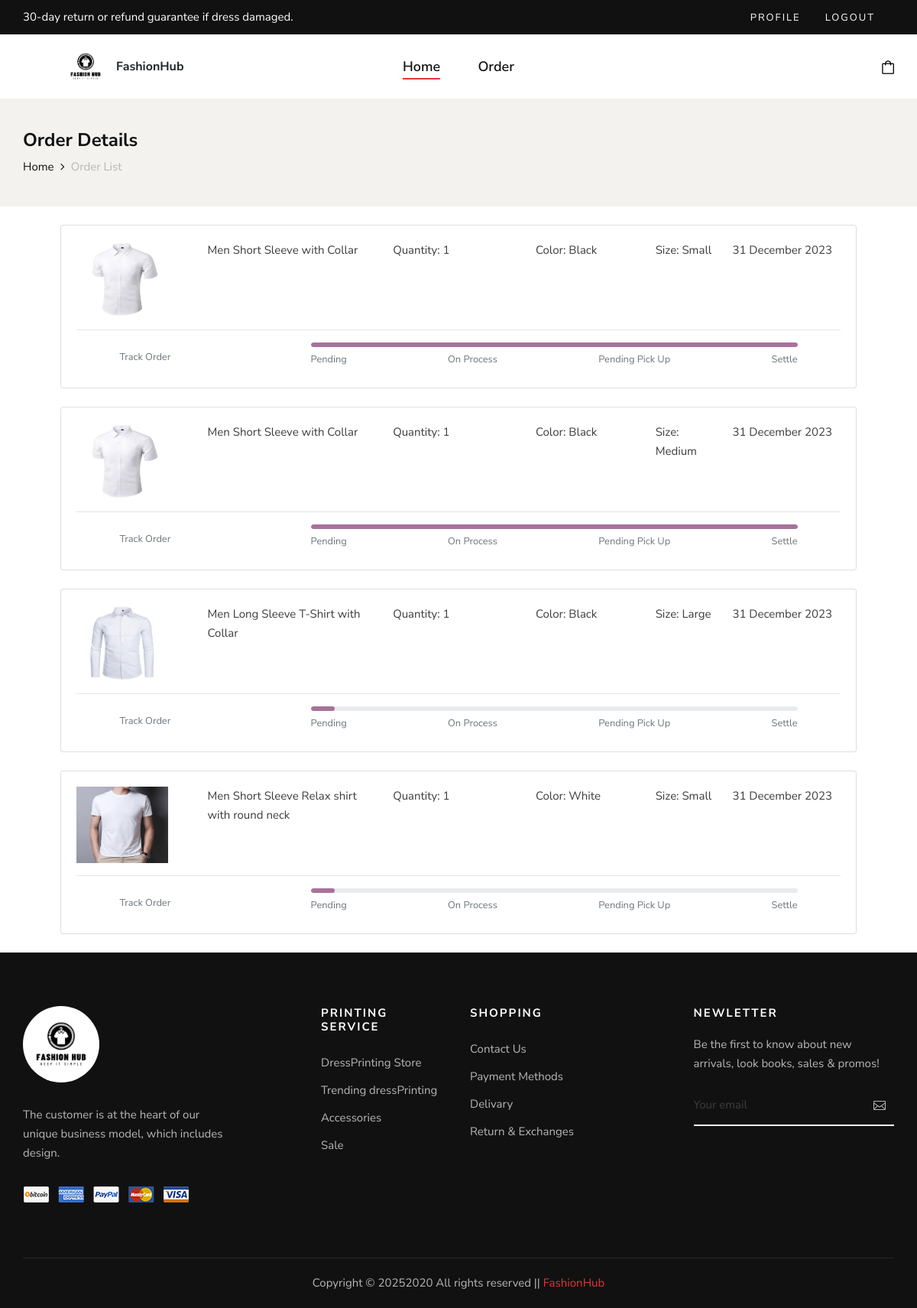
The app's page /user/order_list.php (signed in) with its own data.
### tables this page shows
CREATE TABLE IF NOT EXISTS `order` (
  `id` bigint(20) NOT NULL AUTO_INCREMENT,
  `user_id` int(11) DEFAULT NULL,
  `order_date` varchar(50) DEFAULT NULL,
  `size` varchar(1000) DEFAULT NULL,
  `price` varchar(50) DEFAULT NULL,
  `product_id` int(11) DEFAULT NULL,
  `color` varchar(50) DEFAULT NULL,
  `prd_design` varchar(255) DEFAULT NULL,
  `qty` varchar(255) DEFAULT NULL,
  `status` varchar(50) DEFAULT 'Pending',
  PRIMARY KEY (`id`)
);

CREATE TABLE IF NOT EXISTS `product` (
  `id` bigint(20) unsigned NOT NULL AUTO_INCREMENT,
  `prd_name` varchar(255) DEFAULT NULL,
  `prd_quantity` int(100) unsigned NOT NULL DEFAULT '0',
  `prd_price` varchar(50) DEFAULT NULL,
  `img` varchar(225) DEFAULT NULL,
  `category` varchar(50) DEFAULT NULL,
  `brand` varchar(255) DEFAULT NULL,
  `size` varchar(1000) DEFAULT 's',
  `material` varchar(255) DEFAULT NULL,
  `description` varchar(500) DEFAULT NULL,
  PRIMARY KEY (`id`)
);

### user/controller.php (called while the page is built, shortened)
<?php
function show($id){
    Global $conn;
    $sql = "SELECT * FROM product WHERE id = $id";
    $stmt = mysqli_stmt_init($conn);
    if(!mysqli_stmt_prepare($stmt,$sql)){
        header("Location: product.php?error=sql");
        exit();
    }else{
        mysqli_stmt_execute($stmt);
        $result = mysqli_stmt_get_result($stmt);
        $show = mysqli_fetch_assoc($result);
    }
    return $show;
}
function order($id){
    Global $conn;
    $sql = "SELECT * from `order` WHERE user_id = $id";
    $stmt = mysqli_stmt_init($conn);
    if(!mysqli_stmt_prepare($stmt, $sql)){
        header("Location: index.php?error=sqlerror");
        exit();
    }
    mysqli_stmt_execute($stmt);
    $result = mysqli_stmt_get_result($stmt);
    return $result;
}

### user/order_list.php (the view, shortened to what this page needs)
<?php require ('../sesion.php');  ?>
<?php include '../db.php'; ?>
<!DOCTYPE html>
<html lang="en">
<head>
    <link rel="stylesheet" href="../css/bootstrap.min.css" type="text/css">
    <link rel="stylesheet" href="../css/font-awesome.min.css" type="text/css">
    <link rel="stylesheet" href="../css/elegant-icons.css" type="text/css">
    <link rel="stylesheet" href="../css/magnific-popup.css" type="text/css">
    <link rel="stylesheet" href="../css/nice-select.css" type="text/css">
    <link rel="stylesheet" href="../css/owl.carousel.min.css" type="text/css">
    <link rel="stylesheet" href="../css/slicknav.min.css" type="text/css">
    <link rel="stylesheet" href="../css/style.css" type="text/css">
</head>
<body>
    <?php require 'controller.php' ?>
    <section class="breadcrumb-option">
        <div class="container">
            <div class="row">
                <div class="col-lg-12">
                    <div class="breadcrumb__text">
                        <h4>Order Details</h4>
                        <div class="breadcrumb__links">
                            <a href="../index.php">Home</a>
                            <span>Order List</span>
                        </div>
                    </div>
                </div>
            </div>
        </div>
    </section>
    <div class="container mt-4">
        <?php
         $data = order($_SESSION['id']);
        foreach ($data as $key => $val) {
            $product = show($val['product_id']);
       ?>
        <div class="row mb-4 mt-2">
            <div class="col-11 m-auto" >
                <div class="card">
                    <div class="card-body">
                    <div class="row">
                            <div class="col-md-2">
                                <img height="100px" width="120px" style="object-fit:fill" src="http://localhost/dressPrinting/admin/img/product_image/<?php echo $product['img']?>" alt="product image">
                            </div>
                            <div class="col-md-3">
                                <p><?php echo $product['prd_name'] ?></p>
                            </div>
                            <div class="col-md-2 pl-0 pr-0">
                                <p>Quantity: <?php echo $val['qty'] ?></p>
                            </div>
                            <div class="col-md-2 ">
                                <p>Color: <?php echo $val['color'] ?></p>
                            </div>
                            <div class="col-md-1 pl-0 pr-0 text-align-right">
                                <p>Size: <?php if($val['size'] == 's'){
                                    echo "Small";
                                }else if($val['size'] == 'm'){
                                    echo "Medium";
                                }else if($val['size'] == 'l'){
                                    echo "Large";
                                }else if($val['size'] == 'xl'){
                                    echo "Extra Large";
                                }else{
                                echo "Double Extra Large";}?></p>
                            </div>
                            <div class="col-md-2">
                                <p><?php echo  date("d F Y", strtotime($val['order_date'])); ?></p>
                            </div>
                    </div>
                    <hr>
                                        <?php if($val['status'] == 'Pending'){
                                            $width = '5%';
                                        }else if($val['status'] == 'On Process'){
                                            $width = '35%';
                                        }else if($val['status'] == 'Pending Pickup'){
                                            $width = '70%';
                                        }else{
                                            $width = '100%';
                                        } ?>
                            <div class="row d-flex align-items-center m-auto">
                                <div class="col-md-2 m-auto">
                                    <p class="text-muted mb-0 small">Track Order</p>
                                </div>
                                <div class="col-md-8 m-auto">
                                    <div class="progress" style="height: 6px; border-radius: 16px;">
                                        <div class="progress-bar" role="progressbar"
                                            style="width:<?php echo $width ?>; border-radius: 16px; background-color: #a8729a;" aria-valuenow="100"
                                            aria-valuemin="0" aria-valuemax="100"></div>
                                    </div>
                                    <div class="d-flex justify-content-between mb-1">
                                        <p class="text-muted mt-1 mb-0 small ms-xl-5">Pending</p>
                                        <p class="text-muted mt-1 mb-0 small ms-xl-5">On Process</p>
                                        <p class="text-muted mt-1 mb-0 small ms-xl-5">Pending Pick Up</p>
                                        <p class="text-muted mt-1 mb-0 small ms-xl-5">Settle</p>
                                    </div>
                                </div>
                            </div>
                    </div>
                </div>
            </div>
        </div>
        <?php } ?>
    </div>
</body>
</html>

### css/style.css (style rules this page uses)
html, body { height: 100%; font-family: "Nunito Sans", sans-serif; -webkit-font-smoothing: antialiased; }
h1, h2, h3, h4, h5, h6 { margin: 0; color: #111111; font-weight: 400; font-family: "Nunito Sans", sans-serif; }
h4 { font-size: 24px; }
h6 { font-size: 16px; }
p { font-size: 15px; font-family: "Nunito Sans", sans-serif; color: #3d3d3d; font-weight: 400; line-height: 25px; margin: 0 0 15px 0; }
img { max-width: 100%; }
ul, ol { padding: 0; margin: 0; }
.header { background: #ffffff; }
.header__top { background: #111111; padding: 10px 0; }
.header__top__left p { color: #ffffff; margin-bottom: 0; }
.header__top__right { text-align: right; }
.header__top__links { display: inline-block; margin-right: 25px; }
.header__top__links a { color: #ffffff; font-size: 13px; text-transform: uppercase; letter-spacing: 2px; margin-right: 28px; display: inline-block; }
.header__top__links a:last-child { margin-right: 0; }
.header__logo { padding: 30px 0; }
.header__logo a { display: inline-block; }
.header__menu { text-align: center; padding: 26px 0 25px; }
.header__menu ul li { list-style: none; display: inline-block; margin-right: 45px; position: relative; }
.header__menu ul li.active a:after { -webkit-transform: scale(1); -ms-transform: scale(1); transform: scale(1); }
.header__menu ul li:last-child { margin-right: 0; }
.header__menu ul li a { font-size: 18px; color: #111111; display: block; font-weight: 600; position: relative; padding: 3px 0; }
.header__menu ul li a:after { position: absolute; left: 0; bottom: 0; width: 100%; height: 2px; background: #e53637; content: ""; -webkit-transition: all, 0.5s; -o-transition: all, 0.5s; transition: all, 0.5s; -webkit-transform: scale(0); -ms-transform: scale(0); transform: scale(0); }
.header__nav__option { text-align: right; padding: 30px 0; }
.header__nav__option a { display: inline-block; margin-right: 26px; position: relative; }
.header__nav__option a:last-child { margin-right: 0; }
.footer { background: #111111; padding-top: 70px; }
.footer__about { margin-bottom: 30px; }
.footer__about .footer__logo { margin-bottom: 30px; }
.footer__about .footer__logo a { display: inline-block; }
.footer__about p { color: #b7b7b7; margin-bottom: 30px; }
.footer__widget { margin-bottom: 30px; }
.footer__widget h6 { color: #ffffff; font-size: 15px; font-weight: 700; text-transform: uppercase; letter-spacing: 2px; margin-bottom: 20px; }
.footer__widget ul li { line-height: 36px; list-style: none; }
.footer__widget ul li a { color: #b7b7b7; font-size: 15px; }
.footer__widget .footer__newslatter p { color: #b7b7b7; }
.footer__widget .footer__newslatter form { position: relative; }
.footer__widget .footer__newslatter form input { width: 100%; font-size: 15px; color: #3d3d3d; background: transparent; border: none; padding: 15px 0; border-bottom: 2px solid #ffffff; }
.footer__widget .footer__newslatter form input::placeholder { color: #3d3d3d; }
.footer__widget .footer__newslatter form button { color: #b7b7b7; font-size: 16px; position: absolute; right: 5px; top: 0; height: 100%; background: transparent; border: none; }
.footer__copyright__text { border-top: 1px solid rgba(255, 255, 255, 0.1); padding: 20px 0; margin-top: 40px; }
.footer__copyright__text p { color: #b7b7b7; margin-bottom: 0; }
.footer__copyright__text p a { color: #e53637; }
.breadcrumb-option { background: #f3f2ee; padding: 40px 0; }
.breadcrumb__text h4 { color: #111111; font-weight: 700; margin-bottom: 8px; }
.breadcrumb__links a { font-size: 15px; color: #111111; margin-right: 18px; display: inline-block; position: relative; }
.breadcrumb__links a:after { position: absolute; right: -14px; top: 0; content: ""; font-family: "FontAwesome"; }
.breadcrumb__links span { font-size: 15px; color: #b7b7b7; display: inline-block; }
@media only screen and (min-width: 1200px) { .container { max-width: 1170px; } }

### records on screen
order: product.img (picture), product.prd_name "Men Short Sleeve with Collar", qty "1", color "Black", size "Small", order_date "31 December 2023"
order: product.img (picture), product.prd_name "Men Short Sleeve with Collar", qty "1", color "Black", size "Medium", order_date "31 December 2023"
order: product.img (picture), product.prd_name "Men Long Sleeve T-Shirt with Collar", qty "1", color "Black", size "Large", order_date "31 December 2023"
order: product.img (picture), product.prd_name "Men Short Sleeve Relax shirt with round neck", qty "1", color "White", size "Small", order_date "31 December 2023"
